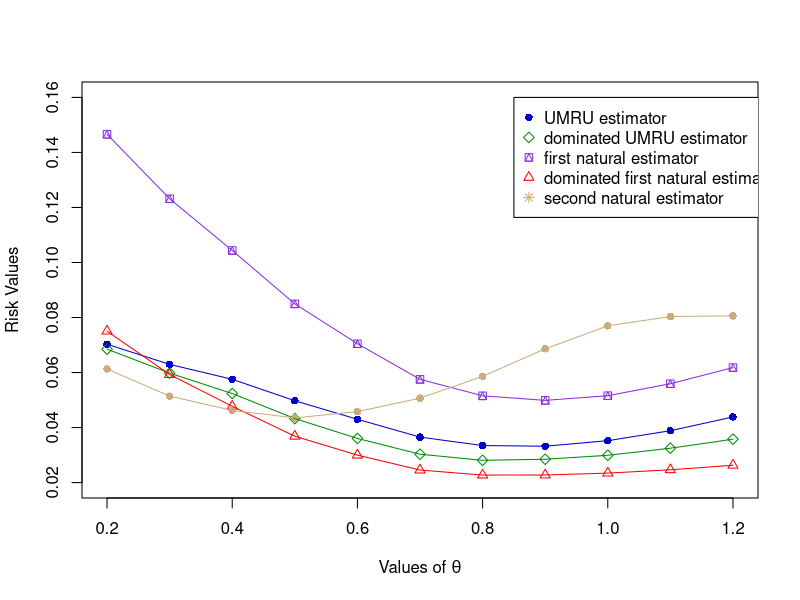

The R source for this figure:
set.seed(32)


### CREATING THE SAMPLES ###

# CHARACTERISTICS OF SAMPLES
n1 <- 3
n2 <- 2
theta1 <- 10

theta <- c()
risk_umru <- c()
risk_umru_dom <- c()
risk_natural_1 <- c()
risk_natural_1_dom <- c()
risk_natural_2 <- c()

for (j in 2:12)
{
  theta2 <- j
  theta[j] <- (theta2/theta1)
  
  loss_umru <- c()
  loss_umru_dom <- c()
  loss_natural_1 <- c()
  loss_natural_1_dom <- c()
  loss_natural_2 <- c()
  
  for (i in 1:25000)
  {
    # SIMULATING SAMPLES
    sample1 <- c(runif(n1, 0, theta1))
    sample2 <- c(runif(n2, 0, theta2))
    
    
    ### CALCULATION OF VARIOUS ESTIMATORS ###
    
    if (n1<=n2)
    {
      a_star <- (((n1+n2)/(2*n2))^(1/n1))
    } else
    {
      a_star <- (((2*n1)/(n1+n2))^(1/n2))
    }
    X1 <- max(sample1)
    X2 <- max(sample2)
    if (X1> (a_star*X2))
    {
      theta_selected <- theta1
      est_umru <- ((n1*X1)/((n1-1)+((a_star*X2/X1)^n1)))
      phi_star <- ((n1+n2)/(n1+n2-1))
      psi_U <- (n1/((n1-1)+((a_star*X2/X1)^n1)))
      est_natural_1 <- X1
      est_natural_2 <- (n1*X1/(n1-1))
    } else
    {
      theta_selected <- theta2
      est_umru <- ((n2*X2)/((n2-1)+((X1/(X2*a_star))^n2)))
      phi_star <- ((n1+n2)*(X2/X1)/(n1+n2-1))
      psi_U <- (n2*X2/X1)/((n2-1)+((X1/(a_star*X2))^n2))
      est_natural_1 <- X2
      est_natural_2 <- (n2*X2/(n2-1))
    }
    
    est_umru_dom <- (X1 * (max(phi_star, psi_U)))
    est_natural_1_dom <- ((n1+n2)*est_natural_1/(n1+n2-1))
    
    
    ### CALCULATING LOSSES OF VARIOUS ESTIMATORS ###
    loss_umru[i] <- ((theta_selected/est_umru)-(log(theta_selected/est_umru))-1)
    loss_umru_dom[i] <- ((theta_selected/est_umru_dom)-(log(theta_selected/est_umru_dom))-1)
    loss_natural_1[i] <- ((theta_selected/est_natural_1)-(log(theta_selected/est_natural_1))-1)
    loss_natural_1_dom[i] <- ((theta_selected/est_natural_1_dom)-(log(theta_selected/est_natural_1_dom))-1)
    loss_natural_2[i] <- ((theta_selected/est_natural_2)-(log(theta_selected/est_natural_2))-1)
  }
  
  
  ### CALCULATING RISKS ###
  risk_umru[j] <- mean(loss_umru)
  risk_umru_dom[j] <- mean(loss_umru_dom)
  risk_natural_1[j] <- mean(loss_natural_1)
  risk_natural_1_dom[j] <- mean(loss_natural_1_dom)
  risk_natural_2[j] <- mean(loss_natural_2)
}

theta <- theta[-1]
risk_umru <- risk_umru[-1]
risk_umru_dom <- risk_umru_dom[-1]
risk_natural_1 <- risk_natural_1[-1]
risk_natural_1_dom <- risk_natural_1_dom[-1]
risk_natural_2 <- risk_natural_2[-1]

cat("\n",
    "theta= (", theta, ")\n",
    "Risks of UMRU estimator= (", risk_umru, ")\n",
    "Risks of DOMINATED UMRU estimator= (", risk_umru_dom, ")\n",
    "Risks of FIRST NATURAL estimator= (", risk_natural_1, ")\n",
    "Risks of DOMINATED FIRST NATURAL estimator= (", risk_natural_1_dom, ")\n",
    "Risks of SECOND NATURAL estimator= (", risk_natural_2, ")\n"
)


### PLOTTING COMPARISON ###
matplot(theta, cbind(risk_umru, risk_umru_dom, risk_natural_1, risk_natural_1_dom, risk_natural_2),
        xlim = c(0.2, 1.2), ylim = c(0.02, 0.16), xlab = expression(paste("Values of ", theta)), ylab = "Risk Values",
        pch = c(16, 5, 14, 2), col = c("blue3", "green4", "blueviolet", "red", "burlywood3"))
legend(0.85, 0.16, legend = c("UMRU estimator", "dominated UMRU estimator", "first natural estimator",
                             "dominated first natural estimator", "second natural estimator"),
       pch = c(16, 5, 14, 2, 8), col = c("blue3", "green4", "blueviolet", "red", "burlywood3"))
lines(theta, risk_umru, xlim = range(theta), ylim = range(risk_umru), col = "blue3", pch = 16)
lines(theta, risk_umru_dom, xlim = range(theta), ylim = range(risk_umru), col = "green4", pch = 5)
lines(theta, risk_natural_1, xlim = range(theta), ylim = range(risk_umru), col = "blueviolet", pch = 14)
lines(theta, risk_natural_1_dom, xlim = range(theta), ylim = range(risk_umru), col = "red", pch = 2)
lines(theta, risk_natural_2, xlim = range(theta), ylim = range(risk_umru), col = "burlywood3", pch = 8)
